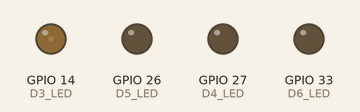
Simulated run of this program. Board: ESP32-S3. Parts: output pins drawn as LEDs (lit = HIGH).

Above: at 0.05 s.
At 0.6 s:
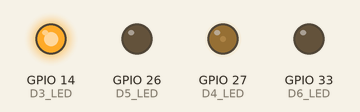
At 1.15 s:
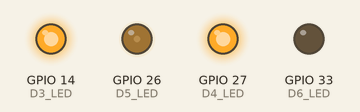
At 2.3 s:
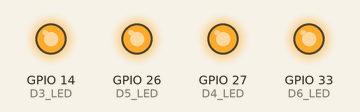
At 3.4 s:
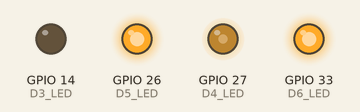
At 4.55 s:
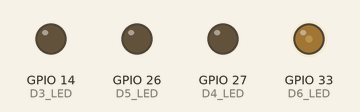
Timing chart, 0 to 6.7 s (numbered marks = the images above):
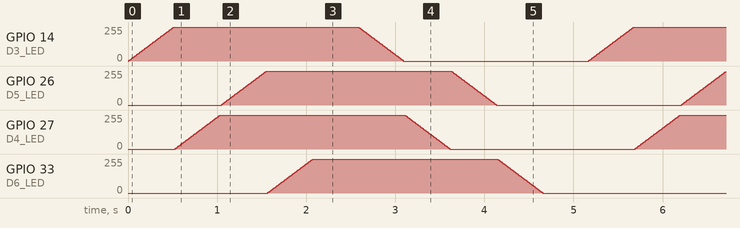

The program:

main.cpp
```cpp
#include <Arduino.h>

// 定义4个LED引脚（适配ESP32-S3，可根据实际接线修改）
const int D3_LED = 14;
const int D4_LED = 27;
const int D5_LED = 26;
const int D6_LED = 33;

// LEDC配置参数
const int LEDC_CH1 = 1;
const int LEDC_CH2 = 2;
const int LEDC_CH3 = 3;
const int LEDC_CH4 = 4;
const int LEDC_FREQ = 128;     // 实训要求128Hz
const int LEDC_RES = 8;        // 实训要求8位计数位
const int FADE_STEP = 5;       // 渐变步长
const int FADE_DELAY = 10;     // 渐变延时
const int HOLD_DELAY = 500;    // 保持状态0.5秒

// 呼吸渐亮函数
void fadeIn(int channel) {
  for (int duty = 0; duty <= 255; duty += FADE_STEP) {
    ledcWrite(channel, duty);
    delay(FADE_DELAY);
  }
}

// 呼吸渐暗函数
void fadeOut(int channel) {
  for (int duty = 255; duty >= 0; duty -= FADE_STEP) {
    ledcWrite(channel, duty);
    delay(FADE_DELAY);
  }
}

void setup() {
  // 初始化LEDC各通道
  ledcSetup(LEDC_CH1, LEDC_FREQ, LEDC_RES);
  ledcSetup(LEDC_CH2, LEDC_FREQ, LEDC_RES);
  ledcSetup(LEDC_CH3, LEDC_FREQ, LEDC_RES);
  ledcSetup(LEDC_CH4, LEDC_FREQ, LEDC_RES);

  // 绑定通道到对应LED引脚
  ledcAttachPin(D3_LED, LEDC_CH1);
  ledcAttachPin(D4_LED, LEDC_CH2);
  ledcAttachPin(D5_LED, LEDC_CH3);
  ledcAttachPin(D6_LED, LEDC_CH4);

  // 初始关闭所有LED
  ledcWrite(LEDC_CH1, 0);
  ledcWrite(LEDC_CH2, 0);
  ledcWrite(LEDC_CH3, 0);
  ledcWrite(LEDC_CH4, 0);
}

void loop() {
  // 依次渐亮D3→D4→D5→D6
  fadeIn(LEDC_CH1);
  fadeIn(LEDC_CH2);
  fadeIn(LEDC_CH3);
  fadeIn(LEDC_CH4);
  delay(HOLD_DELAY); // 保持最亮0.5秒

  // 依次渐暗D3→D4→D5→D6
  fadeOut(LEDC_CH1);
  fadeOut(LEDC_CH2);
  fadeOut(LEDC_CH3);
  fadeOut(LEDC_CH4);
  delay(HOLD_DELAY); // 保持熄灭0.5秒
}
```
